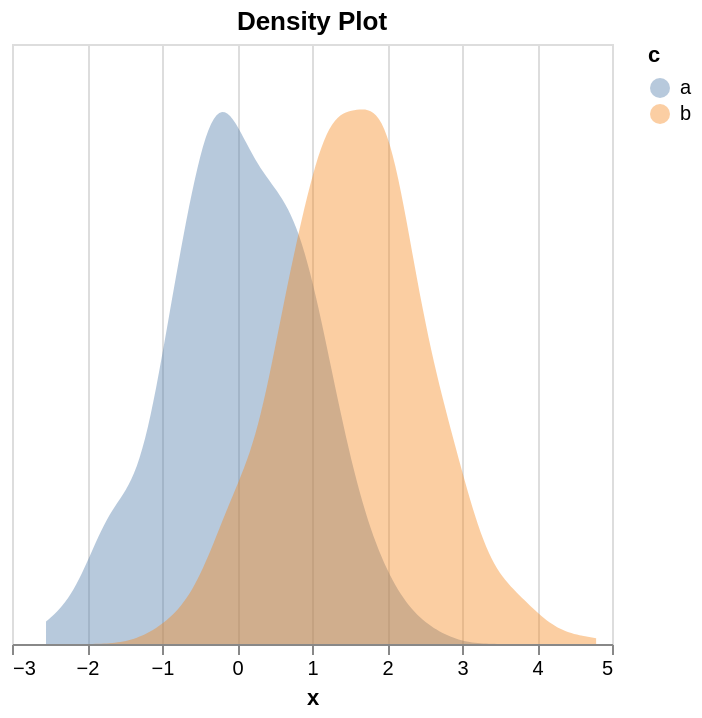

This figure's Vega-Lite source:
### Vega-Lite specification from a JSON file in a GitHub repository (floating-point values rounded to 4 significant figures; data arrays with more than 128 entries replaced by an {"elided": "..."} marker saying what was removed)
{"$schema": "https://vega.github.io/schema/vega-lite/v5.json", "config": {"axis": {"labelLimit": 0}, "header": {"labelLimit": 0}, "legend": {"labelLimit": 0}}, "data": {"values": {"elided": "1000 records"}}, "encoding": {"color": {"field": "c", "type": "nominal"}, "x": {"field": "val", "scale": {"zero": false}, "title": "x", "type": "quantitative"}, "y": {"axis": null, "field": "dens", "scale": {"zero": false}, "stack": null, "title": null, "type": "quantitative"}}, "mark": {"opacity": 0.4, "orient": "vertical", "type": "area"}, "params": [{"bind": "scales", "name": "grid", "select": {"encodings": ["x", "y"], "type": "interval"}}, {"bind": "legend", "name": "legend_selection", "select": {"fields": ["c"], "type": "point"}}], "title": "Density Plot", "transform": [{"as": ["val", "dens"], "density": "x", "groupby": ["c"]}]}
